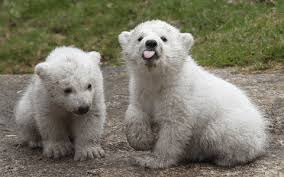
#> input picture image1.jpg, 284 x 177 px
$ python thresh_HSV.py
#> lines starting #> are read from the running program, lines starting #| are printed output that depends on the picture
import cv2
import matplotlib as plt
from matplotlib import pyplot
from sklearn.externals._pilutil import imread

img_dim = (350, 350)
# show original image
orig_img = cv2.imread("image1.jpg")
#> orig_img is the input picture: shape (177, 284, 3); mean B, G, R 103.9, 120.6, 123.4
cv2.imshow("Original image", orig_img)
# Convert to HSV
hsv_img = cv2.cvtColor(orig_img, cv2.COLOR_BGR2HSV)
#> hsv_img: shape (177, 284, 3); mean H, S, V 24.1, 54.1, 125.2
cv2.imshow("HSV image", hsv_img)
cv2.waitKey(0)
cv2.destroyAllWindows()

# Gray Scale image
gray_img = cv2.cvtColor(orig_img, cv2.COLOR_RGB2GRAY)
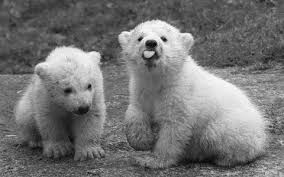
#> gray_img: shape (177, 284); min 0, max 255, mean 116
cv2.imwrite("gray.jpg", gray_img)

# Static Threshold images
#> (the run stopped early here; a loop or call above may not have finished)
